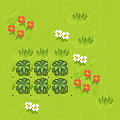

This is a level from a 2D game, rendered from its Tiled map with the project's own tilesets. A one-line summary and the complete map file follow:
An orthogonal 20x20 tile map with 6x6 px tiles, 1 tile layer (Tile Layer 1), 2 tilesets.

<map version="1.0" orientation="orthogonal" renderorder="right-down" width="20" height="20" tilewidth="6" tileheight="6" nextobjectid="1">
 <tileset firstgid="1" name="tileset3" tilewidth="6" tileheight="6" tilecount="149200" columns="373">
  <image source="tileset/tileset3.png" width="2240" height="2400" />
 </tileset>
 <tileset firstgid="149201" name="tileset8" tilewidth="6" tileheight="6" tilecount="27632" columns="314">
  <image source="tileset/tileset8.png" width="1888" height="528" />
 </tileset>
 <layer name="Tile Layer 1" width="20" height="20">
  <data encoding="csv">
154586,154587,154588,154586,154587,154588,154588,154588,154586,155214,154586,154586,154586,154587,154588,154586,154587,154588,154587,154588,
154586,154587,154588,154586,154587,154588,154588,154588,154588,155214,154900,154586,154586,154587,154588,154586,154587,154588,154587,154588,
154586,151764,151765,151766,151767,151768,154588,154588,154588,155214,155214,153628,153629,153630,153631,154586,154587,154588,154587,154588,
154586,152078,152079,152080,152081,152082,154588,154588,154588,155214,155214,153942,153943,153944,153945,154586,154587,154588,154587,154588,
154586,152392,152393,152394,152395,152396,154588,154588,154586,155214,154586,154586,154586,154587,154588,154586,154587,154588,154587,154588,
154586,152706,152707,152708,152709,152710,154588,154588,154900,152703,152704,152705,154586,154587,154588,154900,154586,154587,154588,154588,
154586,153020,153021,153022,153023,153024,154588,154587,154588,153017,153018,153019,153628,153629,153630,153631,154586,154587,154588,154588,
154586,154587,154588,154586,154587,154588,154588,154587,154588,154588,154586,154586,153942,153943,153944,153945,154586,154587,154588,154588,
154586,154587,153628,153629,153630,153631,153629,153630,153628,153629,153630,153631,154586,154587,154588,154588,154586,154587,154588,154588,
154586,154587,153942,153943,153944,153945,153943,153944,153942,153943,153944,153945,152703,152704,152705,154902,154586,154587,154588,154588,
154586,154587,154283,154284,154285,154283,154284,154285,154283,154284,154285,154286,153017,153018,153019,155216,154586,154587,154588,154588,
154900,154586,154597,154598,154599,154597,154598,154599,154597,154598,154599,154600,151764,151765,151766,151767,151768,154587,154588,154588,
155214,154586,154911,154912,154913,154911,154912,154913,154911,154912,154913,154914,152078,152079,152080,152081,152082,154587,154588,154588,
154586,154586,154283,154284,154285,154283,154284,154285,154283,154284,154285,154286,152392,152393,152394,152395,152396,154587,154588,154588,
154586,154586,154597,154598,154599,154597,154598,154599,154597,154598,154599,154600,152706,152707,152708,152709,152710,154587,154588,154588,
154586,154586,154911,154912,154913,154911,154912,154913,154911,154912,154913,154914,153020,153021,153022,153023,153024,154587,154588,154588,
154586,154586,154586,154587,154588,155216,155216,154587,154588,154588,154587,154588,154586,154587,154588,155214,153658,153659,153660,154588,
154586,154586,154586,152702,152703,152704,152705,154587,154588,154588,154587,154588,154586,154587,154588,155214,153972,153973,153974,154588,
154586,154900,154586,153016,153017,153018,153019,154587,154588,154588,154587,154588,154586,154587,154588,155214,154586,154587,154588,154588,
154586,155214,154586,154587,154588,154588,154588,154587,154588,154902,154587,154588,154586,154587,154588,155214,154586,154587,154588,154588
</data>
 </layer>
</map>
